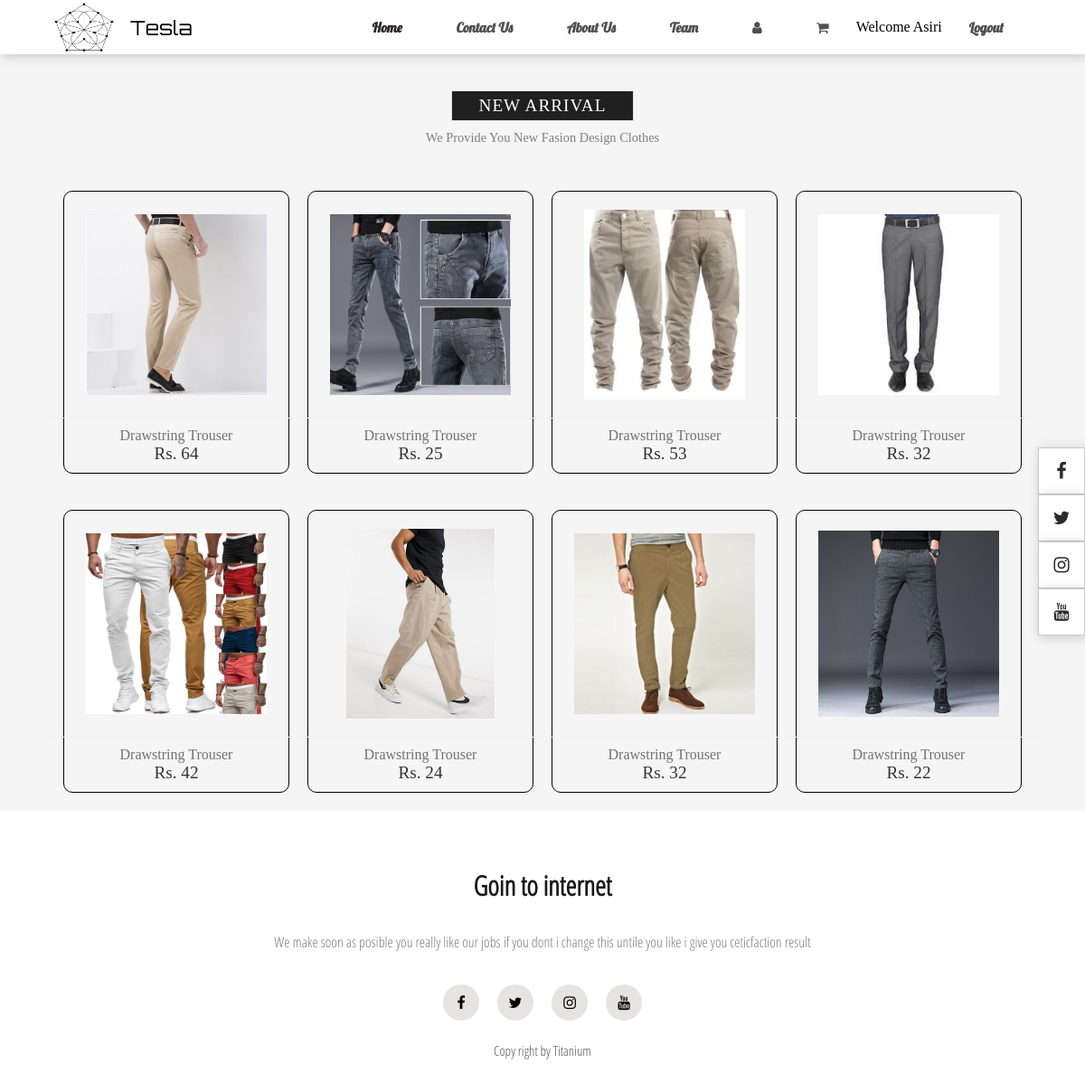
The app's page /trousers.php (signed in) with its own data.
### tables this page shows
CREATE TABLE IF NOT EXISTS `tbl_products` (
  `id` int(11) NOT NULL AUTO_INCREMENT,
  `category` varchar(10) NOT NULL,
  `name` varchar(200) NOT NULL,
  `image` varchar(100) NOT NULL,
  `styleCode` varchar(10) NOT NULL,
  `price` int(11) NOT NULL,
  PRIMARY KEY (`id`)
);

### trousers.php (the view, shortened to what this page needs)
<?php
  include './components/header.php';
  include './database/connection.php';
?>
<?php
  $query = "SELECT * FROM `tbl_products` WHERE `category` = 'trouser'";
  $result = $connection->query($query);
?>
<section class="new-arrival">
            <div class="arrival-heading">
                <strong>New Arrival</strong>
                <p>We Provide You New Fasion Design Clothes</p>
            </div>
              <div class="product-container">
                 <?php
                    while ($row = $result->fetch_assoc()) {
                  ?>
                  <div class="product-box">
                      <div class="product-img">
                        <img src="images/<?php echo $row['image'] ?>">
                      </div>
                      <div class="product-details">
                          <a href="trouser-measurements.php?style_code=<?php echo $row['styleCode'] ?>" class="p-name"><?php echo $row['name'] ?></a>
                          <span class="p-price">Rs. <?php echo $row['price'] ?></span>
                      </div>
                  </div>
                  <?php
                  }
                  ?>
              </div>
          </section>
<?php include './components/footer.php' ?>

### css/style.css (style rules this page uses)
body { background-color: #f6f5f5; margin: 0px; padding: 0px; }
a { text-decoration: none; }
.arrival-heading strong { font-size: 1.2rem; letter-spacing: 1px; color: #1b1919; text-transform: uppercase; font-weight: 600; margin-top: 40px; padding: 5px 30px; border: 1px solid #e0e0e0; }
.arrival-heading { display: flex; justify-content: center; align-items: center; flex-direction: column; }
.arrival-heading strong { color: #ffffff; background-color: #202020; font-weight: 500; }
.arrival-heading p { color: #808080; margin: 10px; font-size: 0.9rem; }
.product-container { width:90%; display: flex; justify-content: center; align-items: center; flex-wrap: wrap; margin-top: 20px; }
.product-box { display: flex; flex-grow: 10; flex-direction: column; align-items: center; border: 1px solid #000000; border-radius: 10px; margin: 20px 10px; }
.product-img { width:200px; height: 210px; margin: 20px; cursor: pointer; position: relative; }
.product-img img { width:100%; height: 100%; object-fit: contain; object-position: center; }
.product-details { display: flex; flex-direction: column; align-items: center; width: 100%; padding: 10px 20px; border-top: 1px solid #f3f3f3; }
.p-name { color: #727272; }
.p-price { color: #333333; font-size: 1.2rem; font-weight: 400; }
.new-arrival { display: flex; flex-direction: column; justify-content: center; align-items: center; }

### records on screen
tbl_products: image (picture), name "Drawstring Trouser", price "64"
tbl_products: image (picture), name "Drawstring Trouser", price "25"
tbl_products: image (picture), name "Drawstring Trouser", price "53"
tbl_products: image (picture), name "Drawstring Trouser", price "32"
tbl_products: image (picture), name "Drawstring Trouser", price "42"
tbl_products: image (picture), name "Drawstring Trouser", price "24"
tbl_products: image (picture), name "Drawstring Trouser", price "32"
tbl_products: image (picture), name "Drawstring Trouser", price "22"

### other values on screen
$_SESSION['user_name'] "Asiri"
